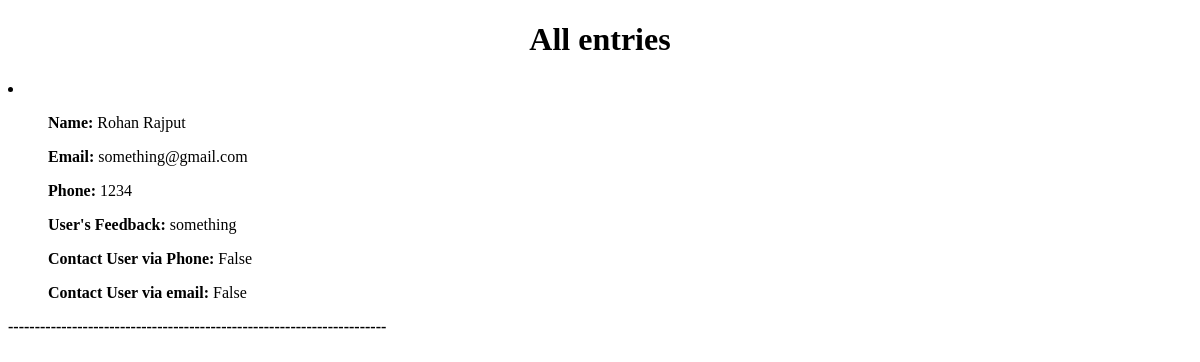
The app's page /index, older data.
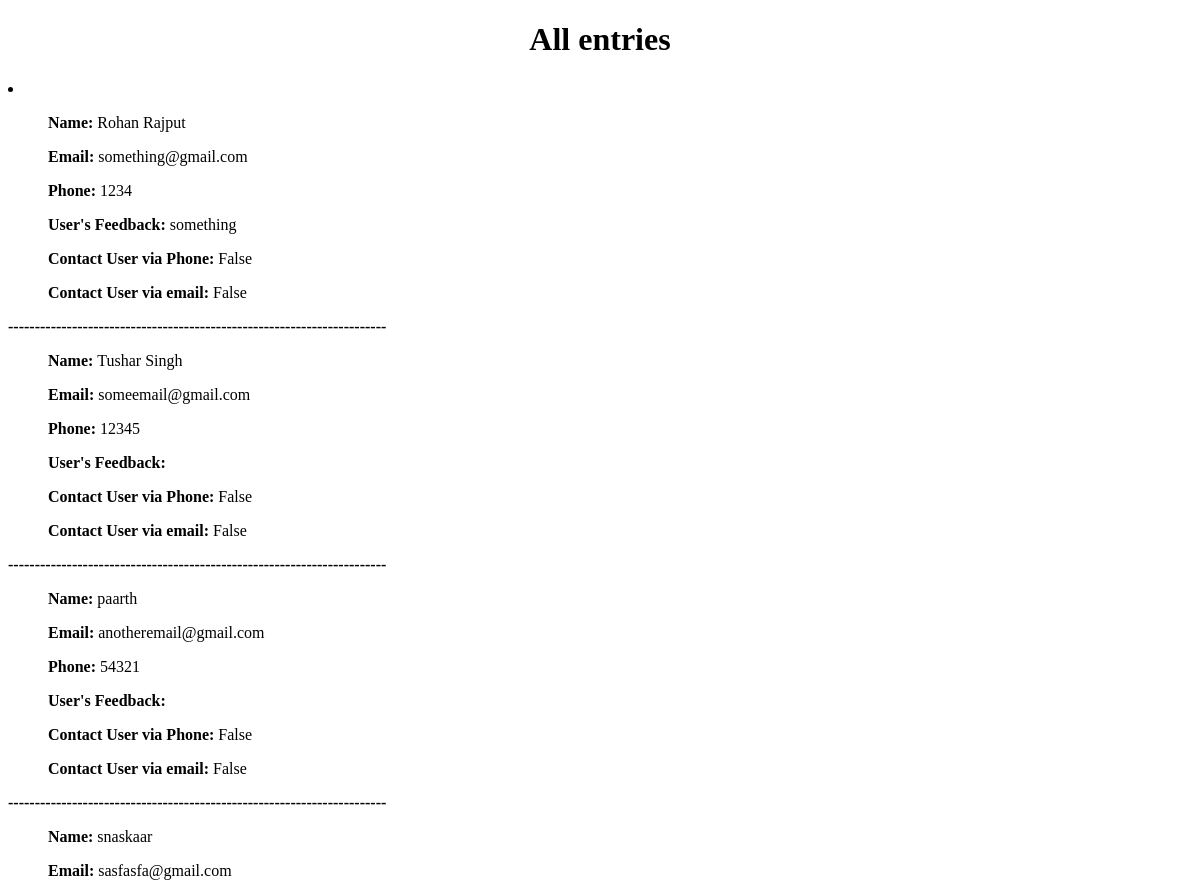
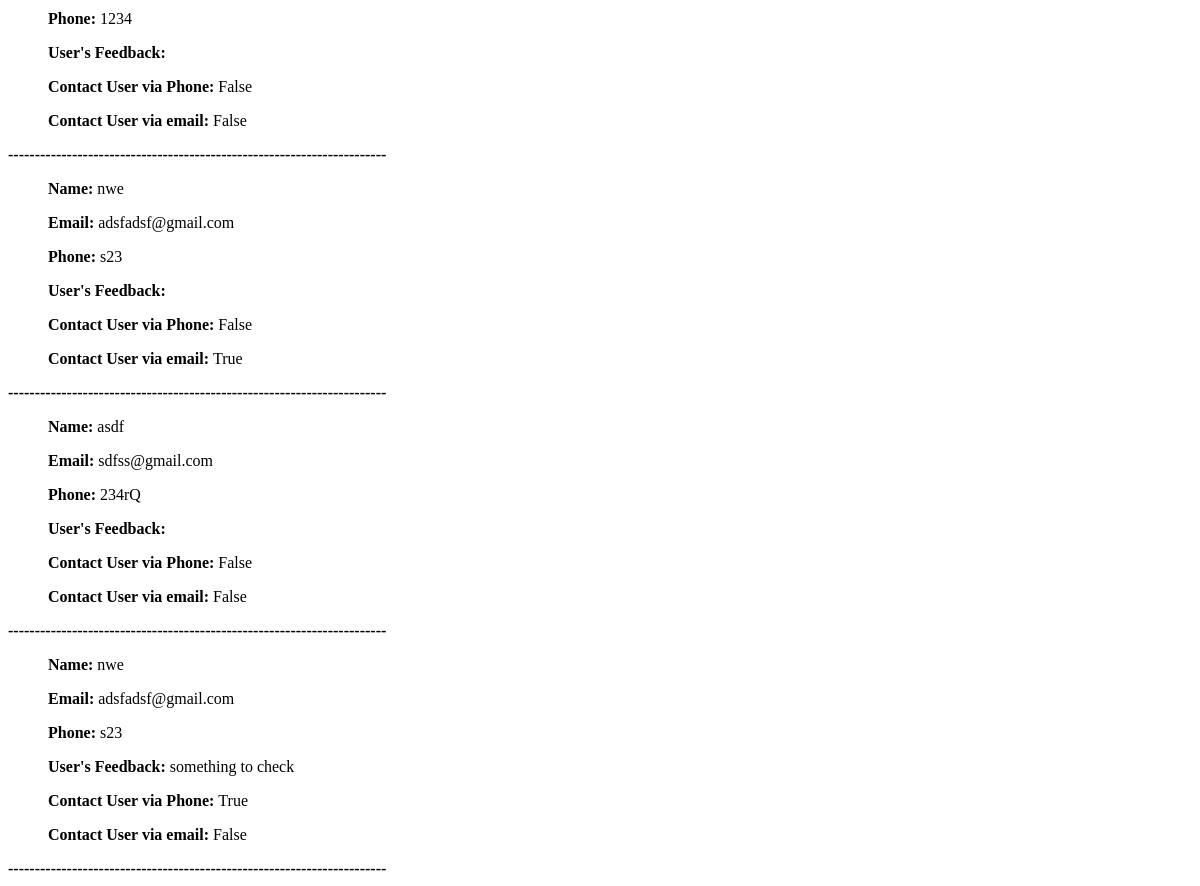
The same page, newer data (2 pictures, top to bottom).
### baseapp/models.py (models this page shows, shortened)
class Details(models.Model):
    Name = models.CharField(max_length=200, null=False, blank=False)
    email = models.CharField(max_length=200, null=False, blank=False)
    phone = models.CharField(max_length=20, null=False, blank=False )
    user_feedback = models.CharField(max_length=200, null=False, blank=False)
    contact_via_phone = models.CharField(max_length=200, null=False, blank=False, default=False)
    contact_via_email = models.CharField(max_length=200, null=False, blank=False, default=False)

### baseapp/views.py (the view)
# urls.py: path('index', views.index_view, name = "index")
def index_view(request):
    details = Details.objects.all()
    return render(request, "baseapp/index.html", context={ "details": details })

### baseapp/templates/baseapp/index.html (shortened to what this page needs)
    <!DOCTYPE html>
    <html lang="en">
    <head>
    </head>
    <body>
        <h1 style="display: flex; justify-content: center;">All entries</h1>
        <li>
            {% for info in details %}
                <ul><strong>Name: </strong> {{ info.Name }}</ul>
                <ul><strong>Email: </strong> {{ info.email }}</ul>
                <ul><strong>Phone: </strong> {{ info.phone }}</ul>
                <ul><strong>User's Feedback: </strong> {{ info.user_feedback }}</ul>
                <ul><strong>Contact User via Phone: </strong> {{ info.contact_via_phone }}</ul>
                <ul><strong>Contact User via email: </strong> {{ info.contact_via_email }}</ul>
                <strong>-----------------------------------------------------------------------  </strong>
            {% endfor %}
        </li>
    </body>
    </html>

Row changes from the older to the newer data that the page shows:
added Details: Name "Tushar Singh", email "someemail@gmail.com", phone "12345", contact_via_phone "False", contact_via_email "False"
added Details: Name "paarth", email "anotheremail@gmail.com", phone "54321", contact_via_phone "False", contact_via_email "False"
added Details: Name "snaskaar", email "sasfasfa@gmail.com", phone "1234", contact_via_phone "False", contact_via_email "False"
added Details: Name "nwe", email "adsfadsf@gmail.com", phone "s23", contact_via_phone "False", contact_via_email "True"
added Details: Name "asdf", email "sdfss@gmail.com", phone "234rQ", contact_via_phone "False", contact_via_email "False"
added Details: Name "nwe", email "adsfadsf@gmail.com", phone "s23", user_feedback "something to check", contact_via_phone "True", contact_via_email "False"
